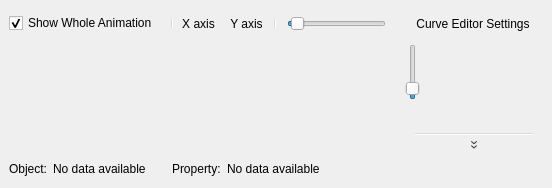
<?xml version="1.0" encoding="UTF-8"?>
<ui version="4.0">
 <class>graphArea2</class>
 <widget class="QDockWidget" name="dockCurveEditor">
  <property name="windowTitle">
   <string>Curve Editor</string>
  </property>
  <attribute name="dockWidgetArea">
   <enum>Qt::BottomDockWidgetArea</enum>
  </attribute>
 <widget class="QWidget" name="graphArea2">
  <property name="geometry">
   <rect>
    <x>0</x>
    <y>0</y>
    <width>240</width>
    <height>120</height>
   </rect>
  </property>
  <layout class="QGridLayout" name="graphArea2grid">
   <property name="leftMargin">
    <number>9</number>
   </property>
   <property name="topMargin">
    <number>9</number>
   </property>
   <property name="rightMargin">
    <number>9</number>
   </property>
   <property name="bottomMargin">
    <number>9</number>
   </property>
   <item row="0" column="1">
    <layout class="QHBoxLayout" name="topContent_1">
     <item>
      <widget class="QCheckBox" name="chk_show_full">
       <property name="text">
        <string>Show Whole Animation</string>
       </property>
       <property name="checked">
        <bool>true</bool>
       </property>
      </widget>
     </item>
     <item>
      <widget class="QToolBar" name="zoomTimeToolBar">
       <attribute name="toolBarArea">
        <enum>NoToolBarArea</enum>
       </attribute>
       <attribute name="toolBarBreak">
        <bool>false</bool>
       </attribute>
       <addaction name="separator"/>
       <addaction name="actionOnly_X_axis"/>
       <addaction name="actionOnly_Y_axis"/>
       <addaction name="separator"/>
      </widget>
     </item>
     <item>
      <widget class="QSlider" name="sldrZoomTime">
       <property name="orientation">
        <enum>Qt::Horizontal</enum>
       </property>
       <property name="minimum">
        <number>0</number>
       </property>
       <property name="maximum">
        <number>29</number>
       </property>
       <property name="sliderPosition">
        <number>1</number>
       </property>
      </widget>
     </item>
     <item>
      <widget class="QLabel" name="label_zoomTime">
       <property name="text">
        <string></string>
       </property>
      </widget>
     </item>
    </layout>
   </item>
   <item row="0" column="2">
    <widget class="QToolBar" name="SettingsToolBar">
     <attribute name="toolBarArea">
      <enum>NoToolBarArea</enum>
     </attribute>
     <attribute name="toolBarBreak">
      <bool>false</bool>
     </attribute>
     <addaction name="actionCurveEditorSettings"/>
    </widget>
   </item>
   <item row="1" column="2">
    <layout class="QVBoxLayout" name="rightContent_1">
     <item>
      <widget class="QSlider" name="sldrZoomVal">
       <property name="orientation">
        <enum>Qt::Vertical</enum>
       </property>
       <property name="minimum">
        <number>1</number>
       </property>
       <property name="maximum">
        <number>99</number>
       </property>
       <property name="sliderPosition">
        <number>10</number>
       </property>
      </widget>
     </item>
     <item>
      <widget class="QLabel" name="label_zoomVal">
       <property name="text">
        <string></string>
       </property>
      </widget>
     </item>
     <item>
      <widget class="QToolBar" name="zoomValToolBar">
       <attribute name="toolBarArea">
        <enum>NoToolBarArea</enum>
       </attribute>
       <attribute name="toolBarBreak">
        <bool>false</bool>
       </attribute>
       <property name="orientation">
        <enum>Qt::Vertical</enum>
       </property>
       <addaction name="separator"/>
       <addaction name="actionZoom_Y_axis_1"/>
      </widget>
     </item>
    </layout>
   </item>
   <item row="2" column="1">
    <layout class="QHBoxLayout" name="bottomContent_1">
     <item>
      <widget class="QLabel" name="label_1_obj_txt">
       <property name="text">
        <string>Object:</string>
       </property>
      </widget>
     </item>
     <item>
      <widget class="QLabel" name="obj_name">
       <property name="text">
        <string>No data available</string>
       </property>
      </widget>
     </item>
     <item>
      <spacer name="horizontalSpacer_1">
       <property name="orientation">
        <enum>Qt::Horizontal</enum>
       </property>
       <property name="sizeType">
        <enum>QSizePolicy::Fixed</enum>
       </property>
       <property name="sizeHint" stdset="0">
        <size>
         <width>20</width>
         <height>20</height>
        </size>
       </property>
      </spacer>
     </item> 
     <item>
      <widget class="QLabel" name="label_2_prop_txt">
       <property name="text">
        <string>Property:</string>
       </property>
      </widget>
     </item>
     <item>
      <widget class="QLabel" name="prop_name">
       <property name="text">
        <string>No data available</string>
       </property>
      </widget>
     </item>
     <item>
      <spacer name="horizontalSpacer_3">
       <property name="orientation">
        <enum>Qt::Horizontal</enum>
       </property>
       <property name="sizeHint" stdset="0">
        <size>
         <width>200</width>
         <height>20</height>
        </size>
       </property>
      </spacer>
     </item> 
    </layout>
   </item>
  </layout>
 </widget>
 <action name="actionCurveEditorSettings">
  <property name="icon">
   <iconset theme="document-properties" resource="../../images/openshot.qrc">
    <normaloff>:/icons/Humanity/actions/16/document-properties.svg</normaloff>:/icons/Humanity/actions/16/document-properties.svg</iconset>
  </property>
  <property name="text">
   <string>Curve Editor Settings</string>
  </property>
 </action>
 <action name="actionZoom_Y_axis_1">
  <property name="icon">
   <iconset>../../images/zoom-1-to-1.svg</iconset>
  </property>
  <property name="text">
   <string>Zoom Value Axis x1.0</string>
  </property>
  <property name="toolTip">
   <string>Set zoom of the Value axis to x1.0</string>
  </property>
 </action>
 <action name="actionOnly_X_axis">
  <property name="checkable">
   <bool>true</bool>
  </property>
  <property name="checked">
   <bool>false</bool>
  </property>
  <property name="icon">
   <iconset>../../images/x-axis.svg</iconset>
  </property>
  <property name="text">
   <string>X axis</string>
  </property>
  <property name="toolTip">
   <string>Key Point can move along Time (X) axis only, fixes Value</string>
  </property>
 </action>
 <action name="actionOnly_Y_axis">
  <property name="checkable">
   <bool>true</bool>
  </property>
  <property name="checked">
   <bool>false</bool>
  </property>
  <property name="icon">
   <iconset>../../images/y-axis.svg</iconset>
  </property>
  <property name="text">
   <string>Y axis</string>
  </property>
  <property name="toolTip">
   <string>Key Point can move along Value (Y) axis only, fixes Time</string>
  </property>
 </action>
 </widget>
</ui>
